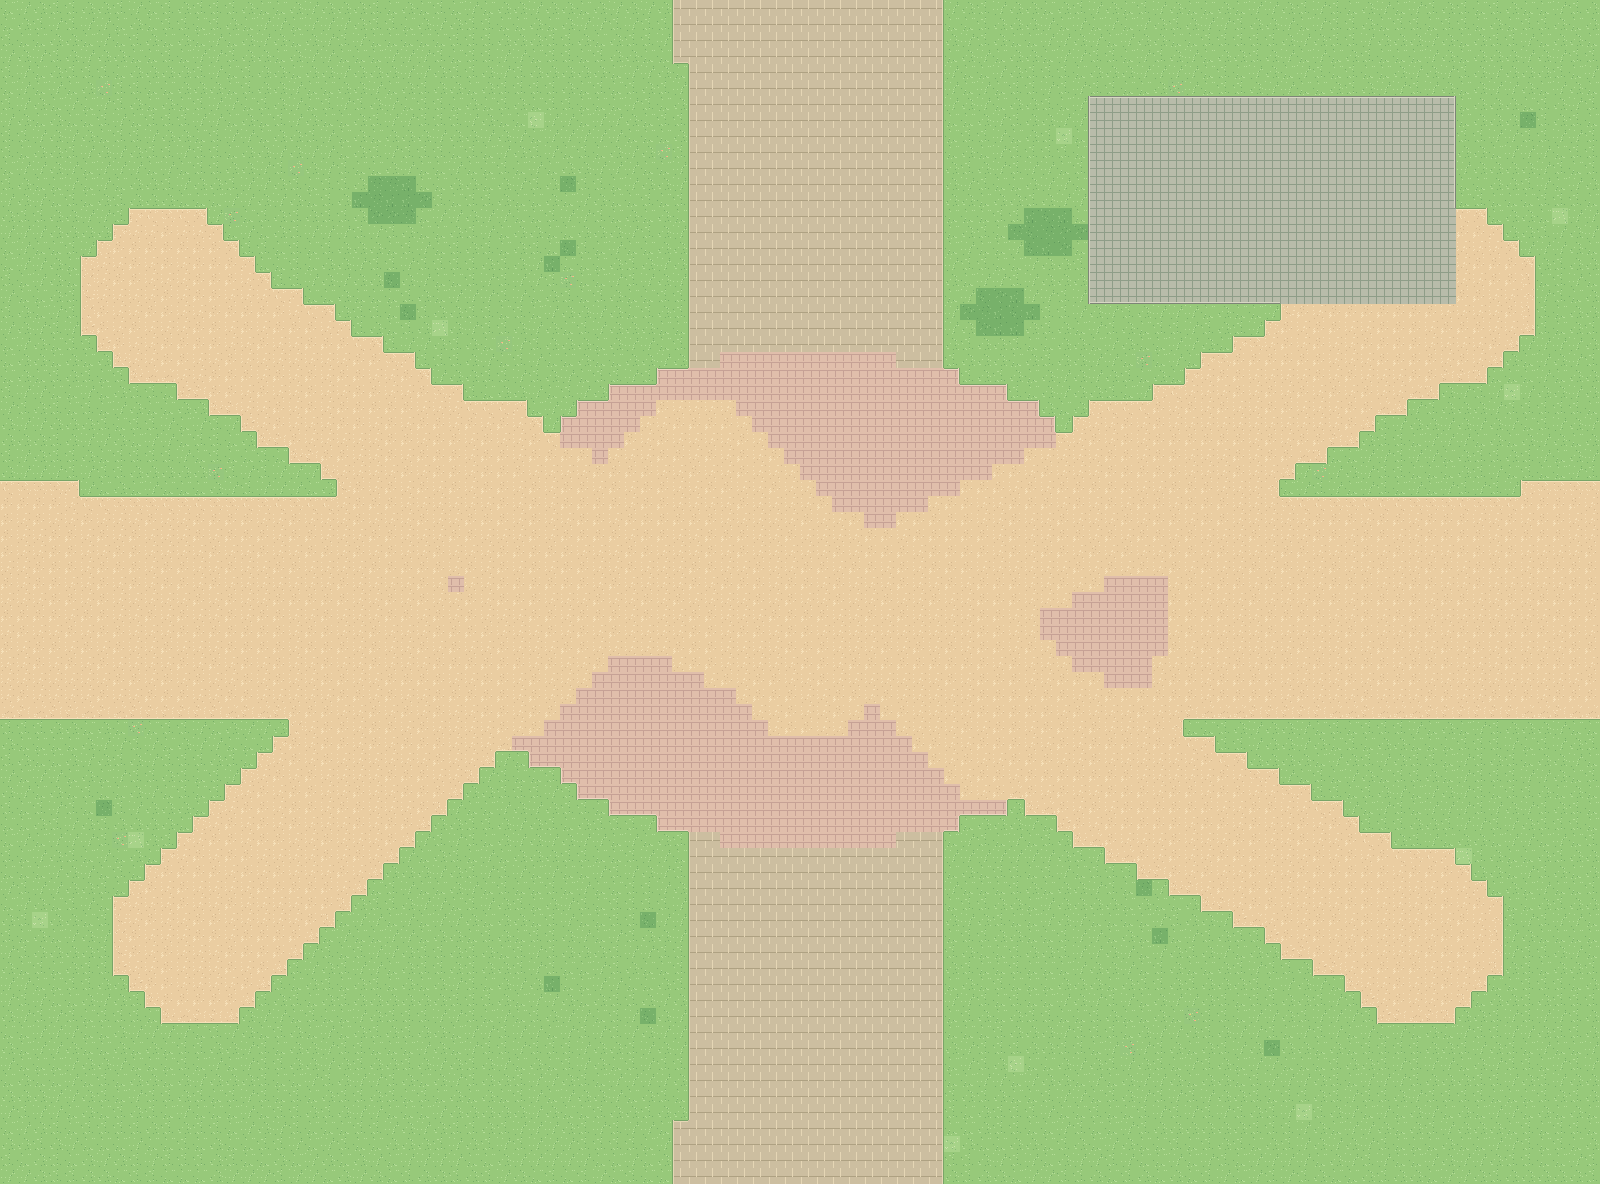

This game map was drawn from its Tiled (.tmx) file and the tilesets committed beside it. A one-line description and the trimmed map source follow:
An orthogonal 100x74 tile map with 16x16 px tiles, 4 tile layers (Ground, Landscape, Roads, BuildingPads) and 9 objects (4x scene_portal, building_slot, landmark_area, spawn, building_label, ...).

<map version="1.10" tiledversion="1.11.2" orientation="orthogonal" renderorder="right-down" width="100" height="74" tilewidth="16" tileheight="16" infinite="0" nextlayerid="9" nextobjectid="800" backgroundcolor="#97C97A">
  <properties>
    <property name="scene_id" value="08" />
    <property name="scene_name" value="北樟林西段" />
    <property name="macro_area" value="C 北区" />
    <property name="tile_scale" type="int" value="16" />
    <property name="player_sprite_width" type="int" value="48" />
    <property name="player_sprite_height" type="int" value="48" />
    <property name="world_origin_x_px" type="int" value="3200" />
    <property name="world_origin_y_px" type="int" value="-2368" />
    <property name="ground_only" type="bool" value="true" />
    <property name="building_art_separate" type="bool" value="true" />
  </properties>
  <tileset firstgid="1" name="swu_terrain_16" tilewidth="16" tileheight="16" tilecount="412" columns="16">
    <image source="../assets/ground_tiles_16.png" width="256" height="416" />
  </tileset>
  <layer id="1" name="Ground" width="100" height="74">
    <data>[7400 cells, 7400 non-empty, 4 distinct tile ids]</data>
  </layer>
  <layer id="2" name="Landscape" width="100" height="74">
    <data>[7400 cells, 71 non-empty, 11 distinct tile ids]</data>
  </layer>
  <layer id="3" name="Roads" width="100" height="74">
    <data>[7400 cells, 3606 non-empty, 40 distinct tile ids]</data>
  </layer>
  <layer id="4" name="BuildingPads" width="100" height="74">
    <data>[7400 cells, 299 non-empty, 13 distinct tile ids]</data>
  </layer>
  <objectgroup id="5" name="BuildingSlots" visible="0" color="#D9B768">
    <object id="1" name="slot_08_01" type="building_slot" x="1088" y="96" width="368" height="208">
      <properties>
        <property name="display_name" value="北樟林边缘建筑预留" />
        <property name="confidence" value="schematic" />
        <property name="note" value="建筑预留地，仅用于当前地图阶段，后续再放建筑与碰撞体" />
        <property name="future_collision" type="bool" value="true" />
        <property name="currently_walkable" type="bool" value="true" />
        <property name="macro_area" value="C 北区" />
      </properties>
    </object>
  </objectgroup>
  <objectgroup id="6" name="LandmarkAreas" visible="0" color="#3B9C88">
    <object id="2" name="area_08_01" type="landmark_area" x="112" y="160" width="1392" height="848">
      <properties>
        <property name="display_name" value="北樟林" />
        <property name="confidence" value="landmark_area_approx" />
      </properties>
    </object>
  </objectgroup>
  <objectgroup id="7" name="Portals" visible="0" color="#4CA3D9">
    <object id="3" name="exit_north" type="scene_portal" x="672" y="0" width="272" height="64">
      <properties>
        <property name="direction" value="north" />
        <property name="target_scene" value="02" />
        <property name="target_portal" value="exit_south" />
        <property name="spawn_x_px" type="int" value="800" />
        <property name="spawn_y_px" type="int" value="1056" />
        <property name="trigger" value="cross_map_edge" />
        <property name="enabled" type="bool" value="true" />
      </properties>
    </object>
    <object id="4" name="exit_south" type="scene_portal" x="672" y="1120" width="272" height="64">
      <properties>
        <property name="direction" value="south" />
        <property name="target_scene" value="14" />
        <property name="target_portal" value="exit_north" />
        <property name="spawn_x_px" type="int" value="800" />
        <property name="spawn_y_px" type="int" value="112" />
        <property name="trigger" value="cross_map_edge" />
        <property name="enabled" type="bool" value="true" />
      </properties>
    </object>
    <object id="5" name="exit_west" type="scene_portal" x="0" y="480" width="80" height="240">
      <properties>
        <property name="direction" value="west" />
        <property name="target_scene" value="07" />
        <property name="target_portal" value="exit_east" />
        <property name="spawn_x_px" type="int" value="1424" />
        <property name="spawn_y_px" type="int" value="592" />
        <property name="trigger" value="cross_map_edge" />
        <property name="enabled" type="bool" value="true" />
      </properties>
    </object>
    <object id="6" name="exit_east" type="scene_portal" x="1520" y="480" width="80" height="240">
      <properties>
        <property name="direction" value="east" />
        <property name="target_scene" value="09" />
        <property name="target_portal" value="exit_west" />
        <property name="spawn_x_px" type="int" value="160" />
        <property name="spawn_y_px" type="int" value="592" />
        <property name="trigger" value="cross_map_edge" />
        <property name="enabled" type="bool" value="true" />
      </properties>
    </object>
  </objectgroup>
  <objectgroup id="8" name="Spawn" visible="0" color="#74B877">
    <object id="7" name="player_start" type="spawn" x="800" y="592" width="0" height="0">
      <properties>
        <property name="feet_position" type="bool" value="true" />
        <property name="sprite_width" type="int" value="48" />
        <property name="sprite_height" type="int" value="48" />
      </properties>
    </object>
  </objectgroup>
  <objectgroup id="9" name="地标中文标注_编辑用" visible="1" color="#284F48">
    <object id="8" name="北樟林边缘建筑预留" type="building_label" x="1102.0" y="178.0" width="340" height="44">
      <text fontfamily="Noto Sans CJK SC" pixelsize="21" color="#284D42" halign="center" valign="center" wrap="1">北樟林边缘建筑预留</text>
    </object>
    <object id="9" name="北樟林" type="area_label" x="638.0" y="562.0" width="340" height="44">
      <text fontfamily="Noto Sans CJK SC" pixelsize="21" color="#284D42" halign="center" valign="center" wrap="1">北樟林</text>
    </object>
  </objectgroup>
</map>
